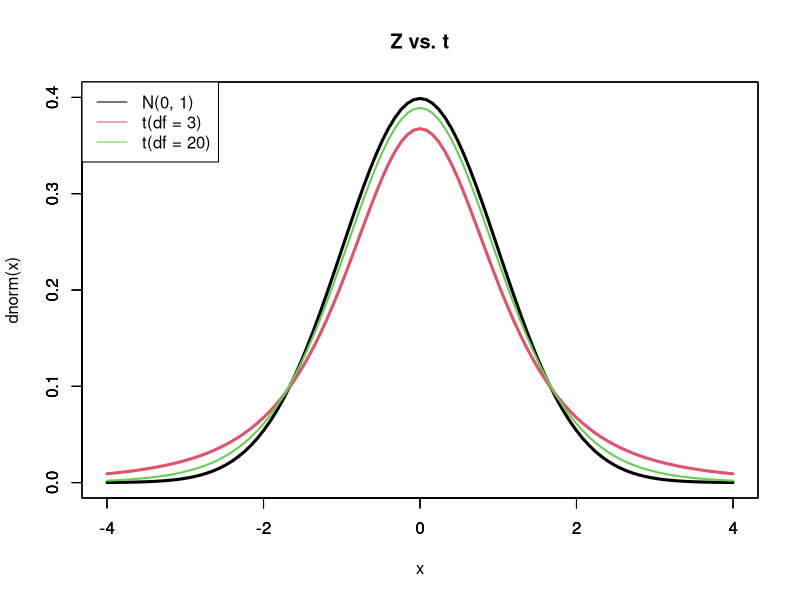
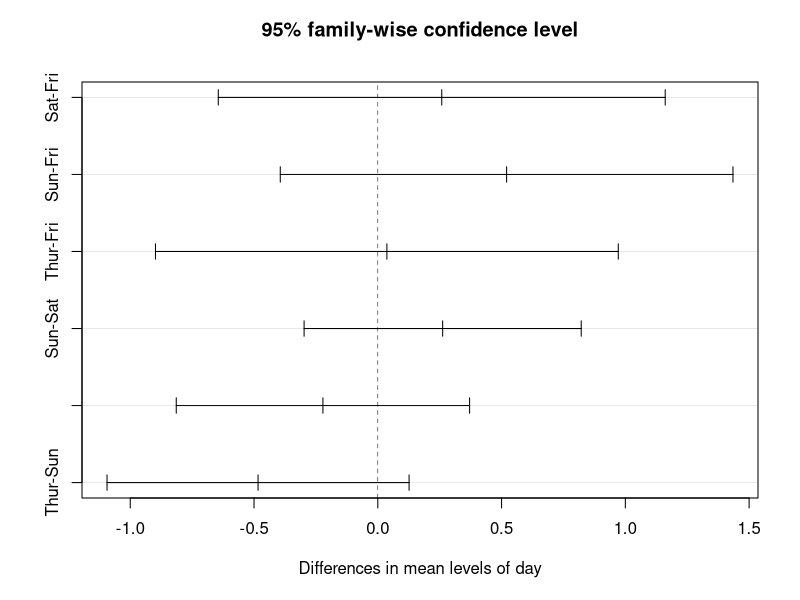

R code for these plots, in order:
## ---- chunk 1
dice <- matrix(c("確率", "1/6", "1/6", "1/6", "1/6", "1/6", "1/6"), nrow = 1)
colnames(dice) <- c("x", "1", "2", "3", "4", "5", "6")
knitr::kable(dice, caption = "サイコロの確率分布", align = "ccccccc")
## ---- chunk 2
set.seed(442)# 乱数の再現性確保のための指示。関数内の数字に特に意味はないため各自別の値を使っても良い。
die <- 1:6
d <- sample(die,size=1,replace = TRUE)
d
## ---- chunk 3
set.seed(352) 
d1 <- sample(die,size=10,replace = TRUE)
d2 <- sample(die,size=10,replace = TRUE)
d3 <- sample(die,size=10,replace = TRUE)
d_mean <- matrix(c(mean(d1),mean(d2),mean(d3)),nrow = 1)
colnames(d_mean) <- c("d1の平均", "d2の平均", "d3の平均")
knitr::kable(d_mean, caption = "サイコロの標本平均比較", align = "ccc")
## ---- chunk 4
set.seed(541) 
d10 <- sample(die,size=10,replace = TRUE)
d100 <- sample(die,size=100,replace = TRUE)
d1000 <- sample(die,size=1000,replace = TRUE)
d_lln <- matrix(c(mean(d10),mean(d100),mean(d1000)),nrow = 1)
colnames(d_lln) <- c("10回試行の平均", "100回試行の平均", "1,000回試行の平均")
knitr::kable(d_lln, caption = "サイコロの標本平均比較２", align = "ccc")
## ---- chunk 5
bulb_alt <- matrix(c(1873, 1685, 2275, 1760, 1769, 2176, 1748, 1760, 1994, 1473, 1715, 1771, 1784, 1684, 2038, 1850),nrow = 1)
knitr::kable(bulb_alt)
## ---- chunk 6
bulb <- c(1873, 1685, 2275, 1760, 1769, 2176, 1748, 1760, 1994, 1473, 1715, 1771, 1784, 1684, 2038, 1850)

bulb_ci <- t.test(bulb) #t検定の実施と格納
bulb_ci$conf.int #信頼区間の出力（デフォルトで95%信頼水準）
## ---- chunk 7
curve(dnorm, -4, 4, type = "l", col = 1, lwd = 3, xlim=c(-4,4), ylim=c(0,0.4))
par(new=T)
curve(dt(x, 3), -4, 4, type="l", col = 2, lwd = 3, xlim=c(-4,4), ylim=c(0,0.4), ann = FALSE)
par(new=T)
curve(dt(x, 10), -4, 4, type="l", col = 3, lwd = 2, xlim=c(-4,4), ylim=c(0,0.4), ann = FALSE)
legend("topleft", legend=c("N(0, 1)", "t(df = 3)", "t(df = 20)"), lty=1, col=1:3)
title("Z vs. t")
## ---- chunk 8
qnorm(0.025, lower.tail=FALSE)
## ---- chunk 9
n <- length(bulb)
z <- qnorm(0.025, lower.tail=FALSE)
xbar <- mean(bulb)
sigma <- 180
#信頼区間の計算
upper <- xbar+z*(sigma/sqrt(n))
lower <- xbar-z*(sigma/sqrt(n))
#結果のまとめと出力
ci.bulb <- matrix(c(lower,upper),nrow=1)
colnames(ci.bulb) <- c("ci.lower", "ci.upper")
knitr::kable(ci.bulb, caption = "Bulb data CI（95%）", align = "cc")
## ---- chunk 10
mean(bulb)
## ---- chunk 11
t.test(bulb, alternative = "two.sided", mu = 1700)
## ---- chunk 12
reject <- c("H0を棄却", "H0を採択")
t <- c("Type 1 error","✓")
f <- c("✓","Type 2 error")
tab_error <- cbind(reject,t,f)
colnames(tab_error) <- c(" ", "H0が真", "H0が偽")
knitr::kable(tab_error, caption = "検定の誤り", align = "ccc")

## ---- chunk 13
n <- length(bulb)
z <- qnorm(0.025, lower.tail=FALSE)
xbar <- mean(bulb)
sigma <- 180
mu <- 1700

#Test statistic
Z <- (xbar - mu)/(sigma/sqrt(n))
Z
## ---- chunk 14
idpos_cust <- readr::read_csv("data/idpos_customer.csv")
t.test(monetary ~ gender, data = idpos_cust)
t.test(monetary ~ gender, data = idpos_cust,var.equal=T)
## ---- chunk 15
var.test(monetary ~ gender, data = idpos_cust, ratio = 1)

## ---- chunk 16
library(reshape2)
str(tips)
## ---- chunk 17
s <- aov(tip ~ day, data = tips)
anova(s)
## ---- chunk 18
tukey_result <- TukeyHSD(s)
tukey_result
plot(tukey_result)
